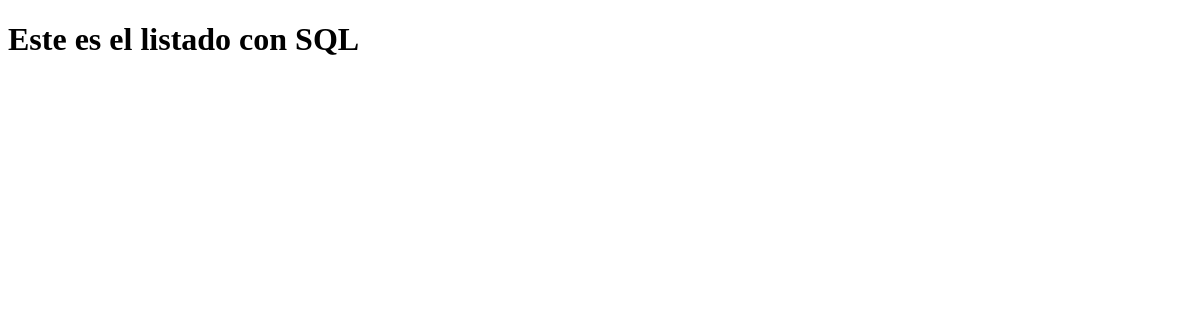
Before: /turismo/listadoSQL with the older database file.
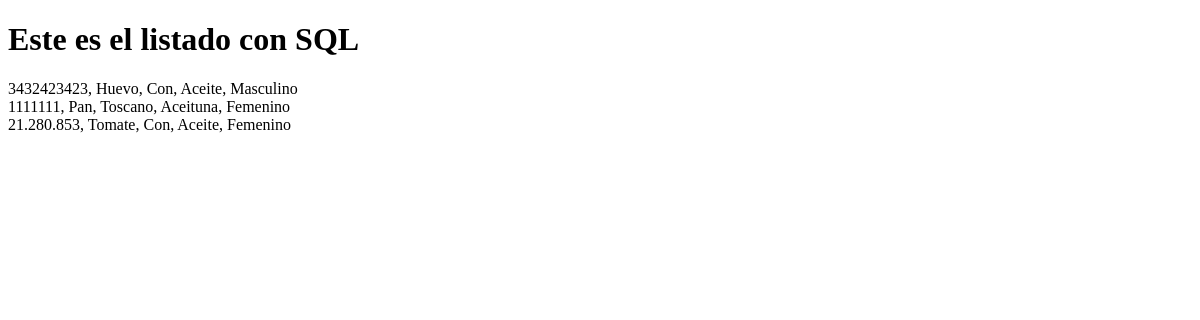
After: the same page with the newer database file.
### turismo/models.py (models this page shows, shortened)
class Alumno(models.Model):
    rut              = models.CharField(primary_key=True, max_length=10)
    nombre           = models.CharField(max_length=20)
    apellido_paterno = models.CharField(max_length=20)
    apellido_materno = models.CharField(max_length=20)
    fecha_nacimiento = models.DateField(blank=False, null=False)
    id_genero        = models.ForeignKey('Genero',on_delete=models.CASCADE, db_column='idGenero')
    telefono         = models.CharField(max_length=45)
    email            = models.EmailField(unique=True, max_length=100, blank=True, null=True)
    direccion        = models.CharField(max_length=50, blank=True, null=True)
    activo           = models.IntegerField()

class Genero(models.Model):
    id_genero  = models.AutoField(db_column='idGenero', primary_key=True)
    genero     = models.CharField(max_length=20, blank=False, null=False)

### turismo/views.py (the view)
def listadoSQL(request):
    Alumnos= Alumno.objects.raw('SELECT * FROM turismo_alumno')
    context={"Alumnos":Alumnos}
    return render(request, 'turismo/listadoSQL.html', context)

### turismo/templates/turismo/listadoSQL.html (shortened to what this page needs)
<!DOCTYPE html>
<html lang="en">
<head>
</head>
<body>
    <h1>Este es el listado con SQL</h1>
    <p>
        {% for alumno in Alumnos %}
        {{alumno.rut}}, {{alumno.nombre}}, {{alumno.apellido_paterno}},
        {{alumno.apellido_materno}}, {{alumno.id_genero.genero}} <br>
    {% endfor %}
    </p>
</body>
</html>

Changed rows visible on the page:
added Alumno: rut "3432423423", nombre "Huevo", apellido_paterno "Con", apellido_materno "Aceite", id_genero.genero "Masculino"
added Alumno: rut "1111111", nombre "Pan", apellido_paterno "Toscano", apellido_materno "Aceituna", id_genero.genero "Femenino"
added Alumno: rut "21.280.853", nombre "Tomate", apellido_paterno "Con", apellido_materno "Aceite", id_genero.genero "Femenino"
